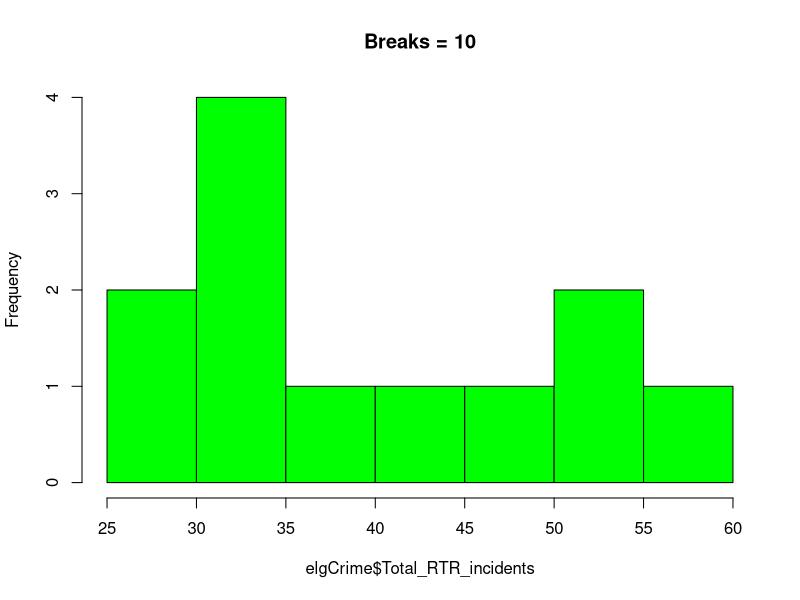
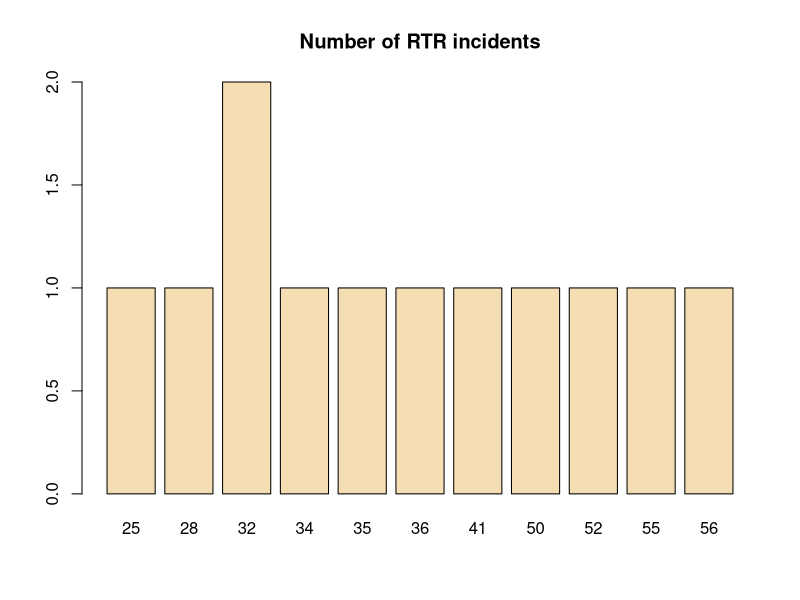
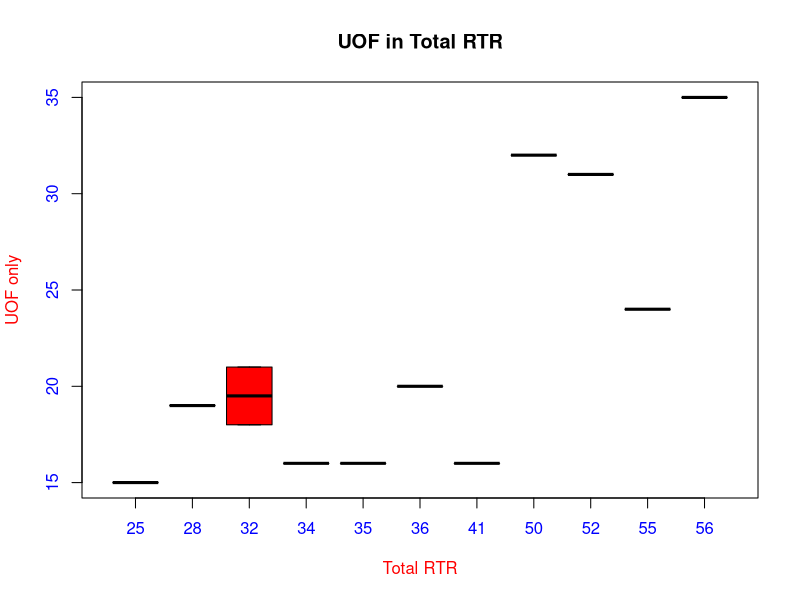
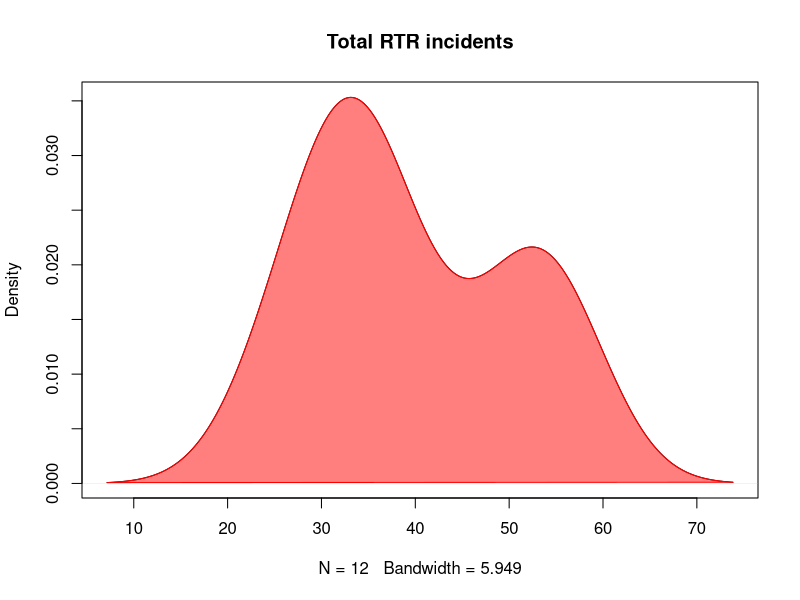
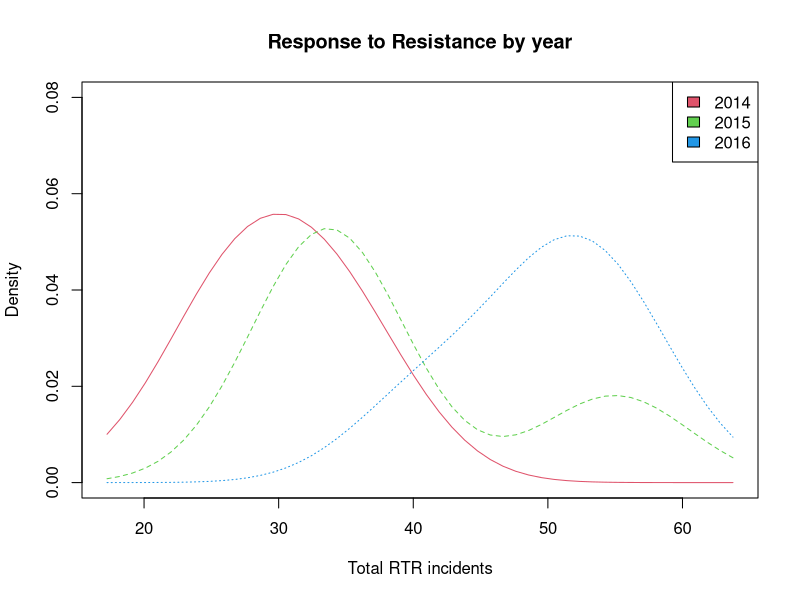

Write R code to recreate these figures, in order.
# We're going to use R to "interview" some data
# specifically three years of Response to Resisitance numbers from Elgin
# The data is divided by quarter, giving us 12 rows
# RTR incidents are further divided by Show of Force only, Use of Force only
# and Transitions, or incidents that started with a SOF and ended with UOF
# RTR incidents do not involve a taser or handgun, those are seperate datasets

# Keep in mind this is a pretty small dataset, so these aren't necessarily
# showing anything definitive. We'd probably need several more years of data
# to draw any conclusions.

# readr is a library that does a lot of things ...
library(readr)

# ... but in this case, we're using it to load in
# the data into a dataframe from a csv
elgCrime <- read_csv("ElginUOF.csv")

# here's a number of ways to take a look at what we've loaded
ls() # lists the data sets loaded
class(elgCrime) # see's what the data is
dim(elgCrime) # finds dimensions in rows and columns
nrow(elgCrime) # finds number of rows
ncol(elgCrime) # finds number of columns
object.size(elgCrime) # size of the data set in memory used
names(elgCrime) # returns vector of column names
head(elgCrime) # looks at first six columns (with column names)
head(elgCrime, 10) # looks at first 10 rows
tail(elgCrime, 5) # looks at athe last 5 rows
# head and tail become very useful when you're looking at a dataset
# of thousands of rows. 

# table gives us a deeper summary look at single column
table(elgCrime$Total_RTR_incidents)
str(elgCrime) # good general preview of the data

# Here's a great way to look at the data
summary(elgCrime)
# What this shows us
# Where possible, for each column it gives mean, median, highest and lowest value
# in the context of quarters, with each quarter having the same number of instances
# So for SOF only, the minimum value is 6 and the first quarter goes from 6 to 9.75
# The second quarter goes from 9.75 to the median, 12. It also includes the mean
# Then the third quarter goes from the median to 13.25, and last quarter
# from there to the maximum value of 19


# let's get the column names again
names(elgCrime)
# you can also get a sortable preview of the data frame by clicking on it
# in the Environment tab in Rstudio

# -----
# Now let's visualize the data using R's basic plotting functions
# let's look at the one of the columns as a histogram
hist(elgCrime$Total_RTR_incidents, breaks=10, main="Breaks = 10", col="green")
# What you're seeing here
# we know there are 12 quarters of data (3 years with 4 quarters each)
# so we have 12 instances of numbers that range from 25 to 60
# Frequency counts how many instances are in each segment. 
# For instance, in the range of 25 to 30, there are two intances (frequency)
# Breaks means it creates 10 "bins" for the range of the data (25 to 60)
# that doesn't mean if you create 12 breaks that you'll get 12 bars
# It means that it'll divide the range by 12 and count how many instances
# fall into each of the 12 "bins". Go ahead and change the number of breaks
# and see how the histogram changes. Not every number will work, but
# it will try to give you as close to what you want as possible
# main gives it a title, col gives it a color

# Now, let's grab the total RTR incidents
reg <- table(elgCrime$Total_RTR_incidents) # subsets a matrices
reg
# creates a bar plot - this is a lot like the histogram
barplot(reg,col="wheat",main="Number of RTR incidents")


# Now let's see how things relate
# first, let's look at UOF by Total RTR
boxplot(UOF_only~Total_RTR_incidents, data=elgCrime, col="red", xlab="Total RTR", ylab="UOF only", col.axis="blue",col.lab = "red")
title(main = "UOF in Total RTR")
# much like the histogram, we see the range of RTR incidents across the bottom
# 10 RTR values have one corresonding UOF value, but one - 32
# has two corresponding UOF values - 18 and 21
# Boxplot shows the mean of each "bin". Since all others have only 
# one UOF value, they're flat. 32 has two values. The line shows the median 
# of 19 and the red box shows the range of the values (18 and 21)

# --------------

# Last exercise here. Let's add a column to the data and rename it
# we'll be using this again later
# first, let's make sure it's sorted by year quarter
# from 2014 1st quarter to 2016 last (ascending order)
elgCrime[order(elgCrime$Year_Quarter),]
# Alternatively, here's how you would sort decending order
# elgCrime[order(elgCrime$Year_Quarter, decreasing=TRUE),]
# first, let's create a vector of only the years and load it into a matrix
elgYears <- c(2014,2014,2014,2014,2015,2015,2015,2015,2016,2016,2016,2016)
elgYears
years <- matrix(elgYears,12,1)
years

# Now let's bind the years matrix with elgCrime so we have a column of just years
df <- cbind(years,elgCrime)
df

# And just in case, let's save the df dataset to a csv, so it's portable
?readr
write_csv(df,"dfCrime.csv")

# These next two plots I'm not entirely sure about - 
# they seem to approximate the histograms, but with
# a smoothed line rather than bars. 

# This loads the density data of the total RTR into d
d <- density(df$Total_RTR_incidents) 
# we then use d to create a plot, in this case a smooth line
# showing where - in the range of total RTR incidents -
# we see the most incidents
plot(d, main="Total RTR incidents") # plots the results
# This styles the plot as a filled polygon with an opacity
# or alpha set to 50% transparency
polygon(d, col=rgb(1, 0, 0,0.5), border="red") 

# This next plot involves a library called "sm"
# it's fine if you want to skip this - I think there are
# easier ways of doing this with ggplot2
# first we load the library and attach the data (df) to it
library(sm)
attach(df)
# then we use our new years column to divide the data by the years
sm.density.compare(df$Total_RTR_incidents, df$years, xlab="Total RTR incidents", ylim= c(0,0.08))
title(main="Response to Resistance by year")

# all this formats the legend, although we'll see easier ways
# of doing this later on
RTRyears <- factor(years, levels= c("2014","2015","2016"), labels = c("2014", "2015", "2016"))
colfill<-c( 2:( 2+length( levels(RTRyears) ) ) )
legend( "topright", levels(RTRyears), fill=colfill )
# the end result is pretty cool. We can see three lines for each 
# year's data, with most of the values in 2014 being on the 
# lower end of the RTR range and most of 2016 on the high end
# 2015 is mostly a bit higher than 2014, with a single instance 
# on the high end.
